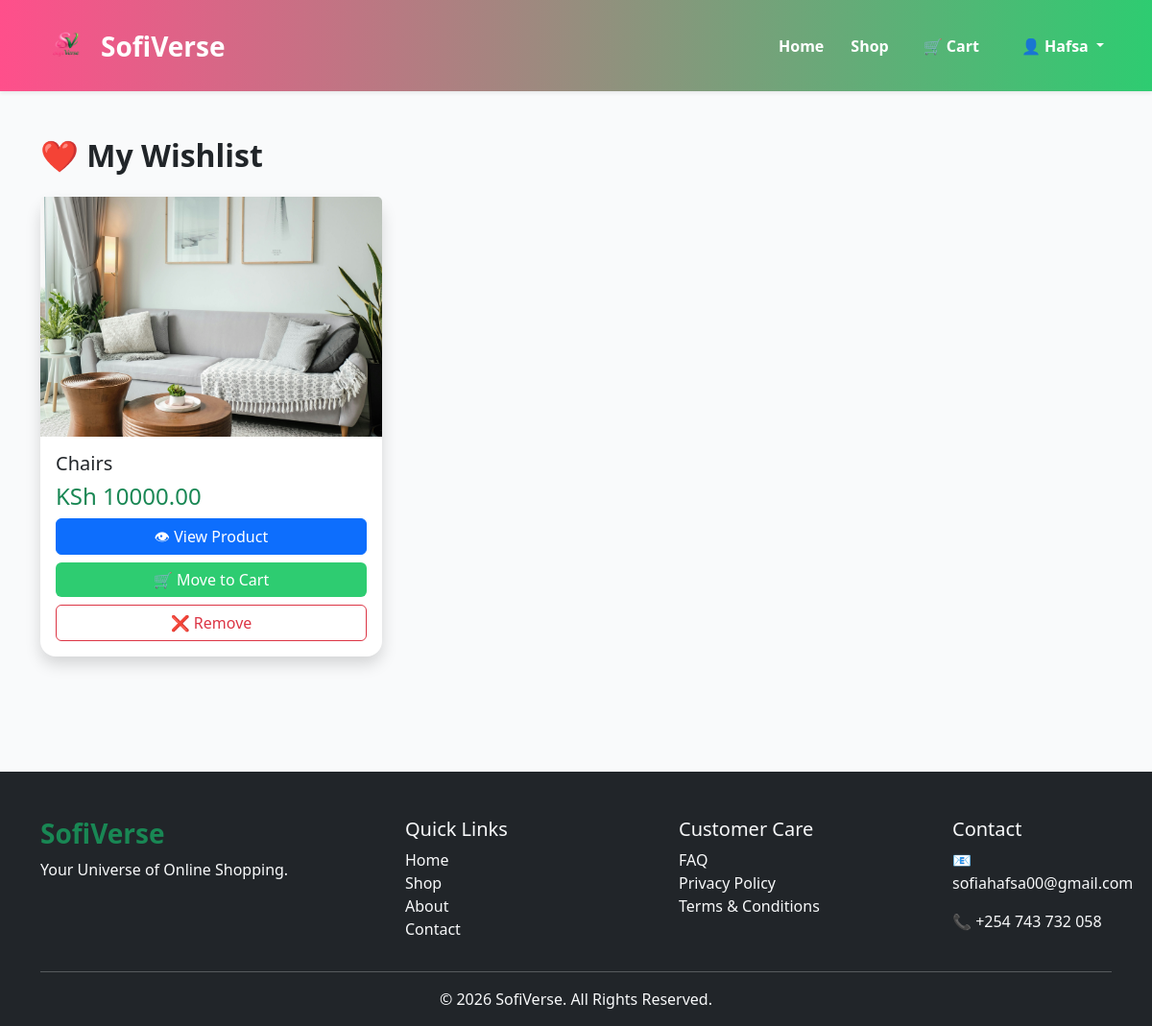
The page /wishlist/ (signed in) on the database its author committed.
### wishlist/models.py (models this page shows, shortened)
class Wishlist(models.Model):
    user = models.ForeignKey(
        User,
        on_delete=models.CASCADE
    )
    product = models.ForeignKey(
        Product,
        on_delete=models.CASCADE
    )
    created_at = models.DateTimeField(auto_now_add=True)
    class Meta:
        unique_together = ('user', 'product')

### products/models.py (models this page shows, shortened)
class Product(models.Model):
    category = models.ForeignKey(
        Category,
        on_delete=models.CASCADE,
        related_name='products'
    )
    name = models.CharField(max_length=200)
    slug = models.SlugField(unique=True)
    description = models.TextField()
    price = models.DecimalField(
        max_digits=10,
        decimal_places=2
    )
    image = models.ImageField(
        upload_to='products/'
    )
    stock = models.PositiveIntegerField(default=0)
    available = models.BooleanField(default=True)
    featured = models.BooleanField(default=False)
    created = models.DateTimeField(auto_now_add=True)

### wishlist/views.py (the view)
# urls.py: path('wishlist/', include('wishlist.urls')),
@login_required
def wishlist(request):
    items = Wishlist.objects.filter(user=request.user)
    return render(request, 'wishlist/wishlist.html', {
        'items': items
    })

### wishlist/templates/wishlist/wishlist.html (shortened to what this page needs)
{% extends 'base.html' %}
{% block content %}
<div class="container py-5">
    <h2 class="fw-bold mb-4">
        ❤️ My Wishlist
    </h2>
    {% if items %}
    <div class="row">
        {% for item in items %}
        <div class="col-md-4 mb-4">
            <div class="card shadow border-0 rounded-4 h-100">
                <img src="{{ item.product.image.url }}"
                     class="card-img-top"
                     style="height:250px;object-fit:cover;">
                <div class="card-body">
                    <h5>{{ item.product.name }}</h5>
                    <h4 class="text-success">
                        KSh {{ item.product.price }}
                    </h4>
                    <div class="d-grid gap-2">
    <a href="{% url 'product_detail' item.product.slug %}"
       class="btn btn-primary">
        👁 View Product
    </a>
    <a href="{% url 'add_to_cart' item.product.id %}"
       class="btn btn-success">
        🛒 Move to Cart
    </a>
    <a href="{% url 'remove_from_wishlist' item.id %}"
       class="btn btn-outline-danger">
        ❌ Remove
    </a>
</div>
                </div>
            </div>
        </div>
        {% endfor %}
    </div>
    {% endif %}
</div>
{% endblock %}

### templates/navbar.html (shortened to what this page needs)
{% load static %}
<nav class="navbar navbar-expand-lg navbar-dark navbar-sofi shadow-sm">
    <div class="container">
        <a class="navbar-brand d-flex align-items-center" href="{% url 'home' %}">
            <img src="{% static 'logos/sv-logo.png' %}"
                 class="sv-logo-img"
                 alt="SofiVerse Logo">
            <span class="ms-2 fw-bold fs-3">
                SofiVerse
            </span>
        </a>
        <div class="collapse navbar-collapse" id="navbarNav">
            <ul class="navbar-nav ms-auto align-items-center">
                <li class="nav-item">
                    <a class="nav-link" href="{% url 'home' %}">
                        Home
                    </a>
                </li>
                <li class="nav-item">
                    <a class="nav-link" href="{% url 'shop' %}">
    Shop
</a>
                <li class="nav-item ms-2">
                    <a class="nav-link position-relative"
                       href="{% url 'cart' %}">
                        🛒 Cart
                    </a>
                </li>
                {% if user.is_authenticated %}
                <li class="nav-item dropdown ms-3">
                    <a class="nav-link dropdown-toggle fw-bold"
                       href="#"
                       role="button"
                       data-bs-toggle="dropdown">
                        👤 {{ user.username }}
                    </a>
                </li>
                {% endif %}
            </ul>
        </div>
    </div>
</nav>

### static/css/style.css (style rules this page uses)
:root { --pink:#EC4899; --green:#10B981; --dark:#1F2937; --light:#F9FAFB; }
body { background: var(--light); font-family: Segoe UI, sans-serif; }
.navbar-sofi { background: linear-gradient(90deg,#ff4f8b,#2ecc71); padding: 15px 0; }
.navbar-brand { color:white !important; }
.nav-link { color:white !important; font-weight:600; margin-left:12px; transition:.3s; }
.sv-logo-img { width:55px; height:55px; object-fit:contain; }
.btn-success { background:#2ecc71; border:none; }
html { scroll-behavior: smooth; }
.sv-logo-img { width:55px; height:55px; object-fit:contain; transition:0.3s; }

### rows shown on the page
Wishlist: product.image (picture), product.name "Chairs", product.price "10000.00"

### other values the page prints
{{ user.username }} "Hafsa"
